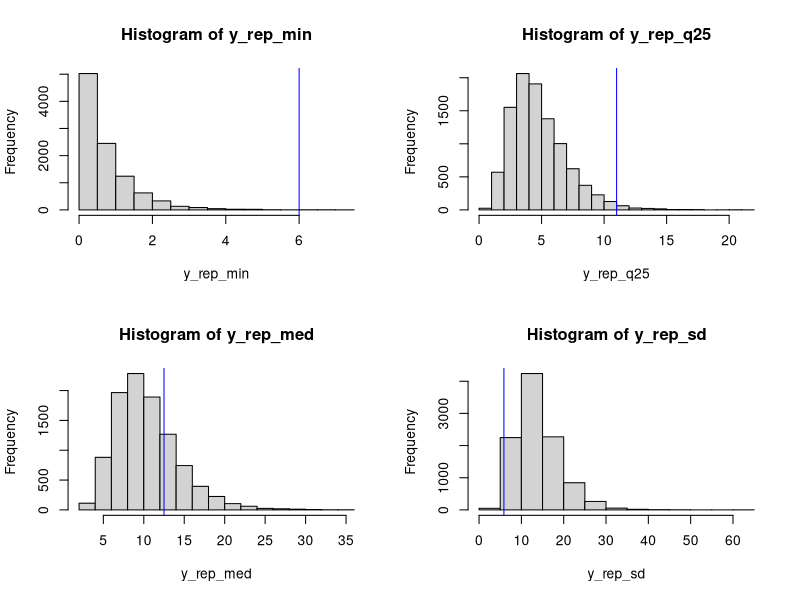

The R script that drew this image:
## No scientific notation

options(scipen = 999)



########## Problem 1 ##########



## Input the known parameters and data

y <- c(15,9,15,8,8,20,25,31,13,12,11,15,11,13,13,11,11,12,6,14)
n <- length(y)
S <- 10000
alpha <- 5
beta <- alpha * 15



##### Part i #####



## Sample from the Gamma

samp_1i <- rgamma(n = S, shape = n + alpha, rate = beta + sum(y))



##### Part ii #####



## Construct the replicate data sets

y_rep <- matrix(0, nrow = S, ncol = n)

for(s in 1:S) {
    
    y_rep[s,] = rexp(n = n, rate = samp_1i[s])
    
}



##### Part iii #####



## Compute the required test statistics for each replicate data set

y_rep_min <- apply(y_rep, 1, min)
y_rep_q25 <- apply(y_rep, 1, quantile, probs = 0.25)
y_rep_med <- apply(y_rep, 1, median)
y_rep_sd <- apply(y_rep, 1, sd)

par(mfrow = c(2, 2))

hist(x = y_rep_min)
abline(v = min(y), col = 'blue')

hist(x = y_rep_q25)
abline(v = quantile(y, 0.25), col = 'blue')

hist(x = y_rep_med)
abline(v = median(y), col = 'blue')

hist(x = y_rep_sd)
abline(v = sd(y), col = 'blue')



##### Part iv #####



## Compute the posterior predictive p-values for each statistic

pval_min <- mean(y_rep_min > min(y))
pval_q25 <- mean(y_rep_q25 > quantile(y, 0.25))
pval_med <- mean(y_rep_med > median(y))
pval_sd <- mean(y_rep_sd > sd(y))

## Output the results

cat("Minimum p-value: ", round(pval_min, 4))
cat("25% Quantile p-value: ", round(pval_q25, 4))
cat("Median p-value: ", round(pval_med, 4))
cat("Standard Deviation p-value: ", round(pval_sd, 4))











